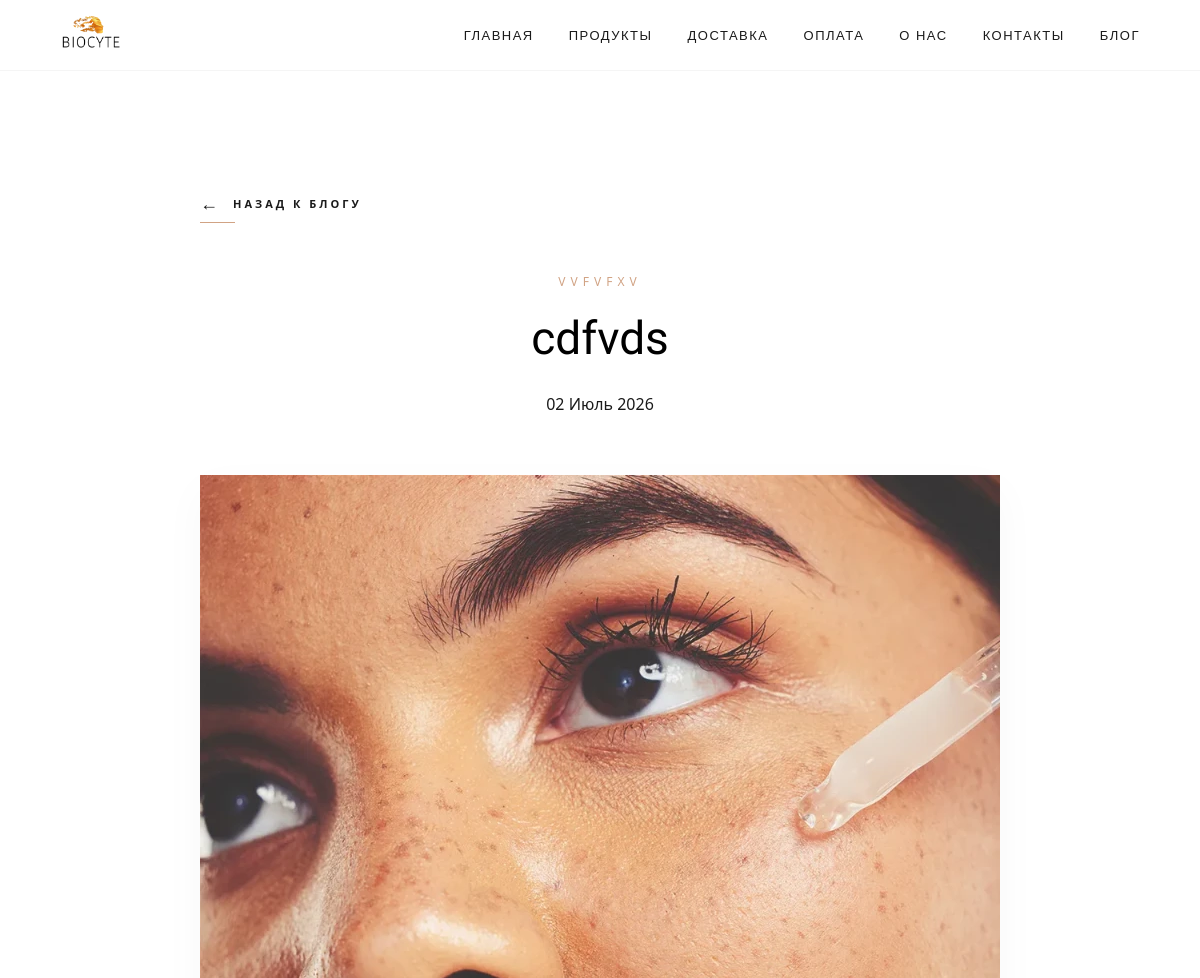
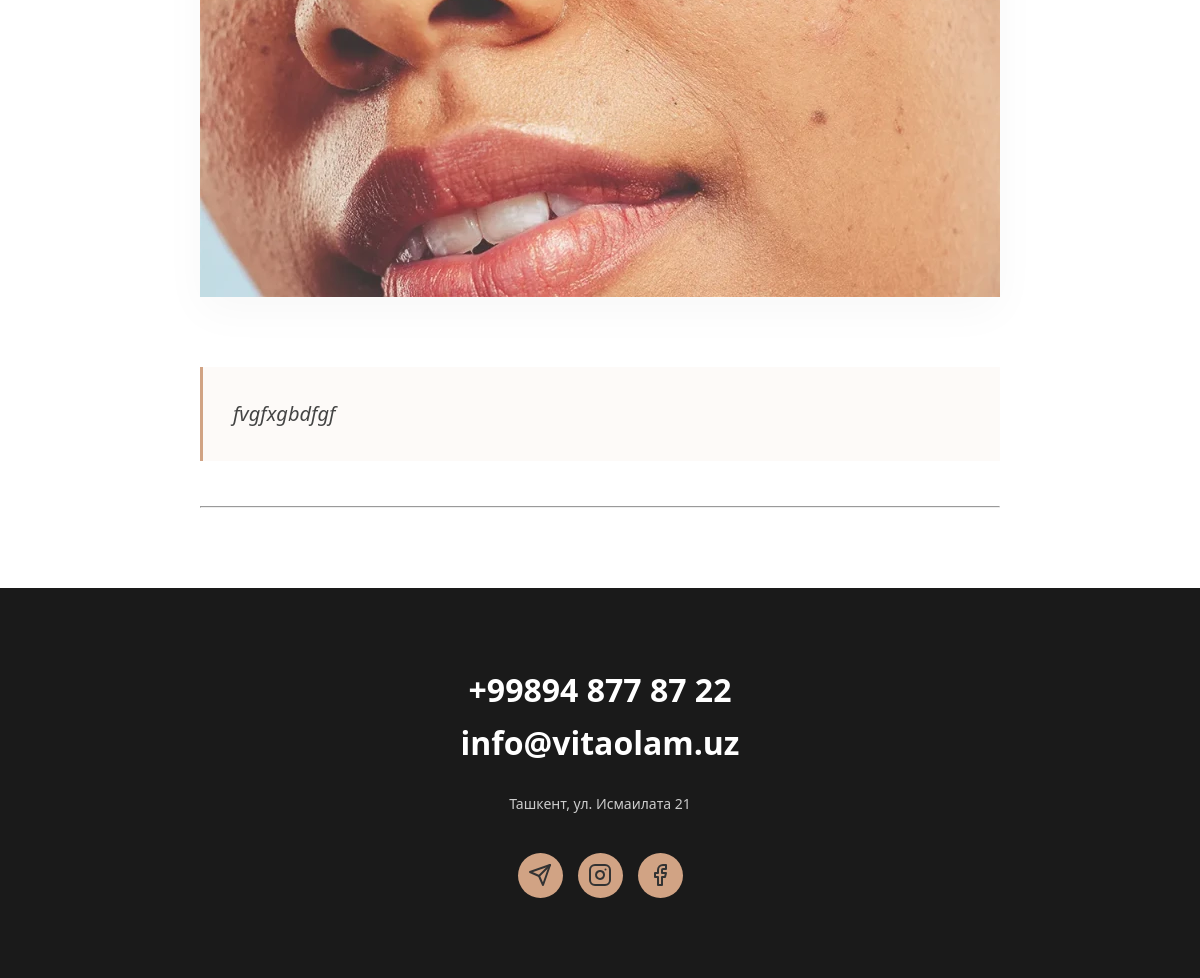
The app's page /post/cdfvds/ with its own data (2 pictures, top to bottom).
### biocyte/models.py (models this page shows, shortened)
class Post(models.Model):
    title = models.CharField(max_length=200, verbose_name="Заголовок")
    category = models.CharField(max_length=100, verbose_name="Категория")
    excerpt = models.TextField(verbose_name="Краткое описание")
    content = QuillField(verbose_name="Полный текст статьи")
    image = models.ImageField(upload_to='blog_images/', verbose_name="Изображение")
    date = models.DateField(auto_now_add=True, verbose_name="Дата публикации")
    slug = models.SlugField(unique=True, blank=True)
    class Meta:
        verbose_name = "Статья"
        verbose_name_plural = "Статьи"

class SiteSettings(models.Model):
    phone = models.CharField(max_length=20, verbose_name="Номер телефона", default="+")
    address = models.TextField(verbose_name="Адрес", blank=True)
    instagram = models.URLField(verbose_name="Ссылка Instagram", blank=True)
    telegram = models.URLField(verbose_name="Ссылка Telegram", blank=True)
    facebook = models.URLField(verbose_name="Ссылка Facebook", blank=True)
    class Meta:
        verbose_name = "Настройки сайта"
        verbose_name_plural = "Настройки сайта"

### biocyte/views.py (the view)
# urls.py: path('post/<slug:slug>/', PostDetailView.as_view(), name='post_detail'),
class PostDetailView(DetailView):
    model = Post
    template_name = 'components/post_detail.html'  # Путь как в твоей структуре
    context_object_name = 'post'

### biocyte/context_processors.py (called while the page is built)
def site_settings(request):
    return {'site_settings': SiteSettings.objects.first()}

### biocyte/base_templates/components/post_detail.html (shortened to what this page needs)
{% extends 'base.html' %}
{% load static %}
{% block content %}
<article class="post-detail-page">
    <div class="container">
        <div class="back-nav">
            <a href="{% url 'main' %}#blog" class="back-link">Назад к блогу</a>
        </div>
        <header class="post-header">
            <span class="post-category">{{ post.category }}</span>
            <h1 class="post-title">{{ post.title }}</h1>
            <div class="post-meta">{{ post.date|date:"d F Y" }}</div>
        </header>
        {% if post.image %}
        <div class="post-hero-image">
            <img src="{{ post.image.url }}" alt="{{ post.title }}">
        </div>
        {% endif %}
        <div class="post-body">
            <p class="post-excerpt"><em>{{ post.excerpt }}</em></p>
            <hr class="divider">
        </div>
    </div>
</article>
{% endblock %}

### biocyte/base_templates/components/footer.html (shortened to what this page needs)
{% load static %}
<footer class="footer-dark">
    <div class="footer-content">
        <div class="footer-contacts">
            <a href="tel:+998948778722" class="footer-phone" id="contacts">{{ site_settings.phone }}</a>
            <a href="mailto:info@vitaolam.uz" class="footer-email">info@vitaolam.uz</a>
        </div>
        <p class="footer-address">{{ site_settings.address }}</p>
        <div class="footer-socials">
            <a href="{{ site_settings.telegram }}" class="social-icon tg">
                <svg xmlns="http://w3.org" width="24" height="24" viewBox="0 0 24 24" fill="none" stroke="currentColor"
                     stroke-width="2" stroke-linecap="round" stroke-linejoin="round">
                    <path d="m22 2-7 20-4-9-9-4Z"/>
                    <path d="M22 2 11 13"/>
                </svg>
            </a>
            <a href="{{ site_settings.instagram }}" class="social-icon insta">
            </a>
            <a href="{{ site_settings.facebook }}" class="social-icon fb">
                <svg xmlns="http://w3.org" width="24" height="24" viewBox="0 0 24 24" fill="none" stroke="currentColor"
                     stroke-width="2" stroke-linecap="round" stroke-linejoin="round">
                    <path d="M18 2h-3a5 5 0 0 0-5 5v3H7v4h3v8h4v-8h3l1-4h-4V7a1 1 0 0 1 1-1h3z"/>
                </svg>
            </a>
        </div>
    </div>
</footer>

### biocyte/static/biocyte/css/style.css (style rules this page uses)
* { margin: 0; padding: 0; box-sizing: border-box; font-family: 'Segoe UI', Tahoma, Geneva, Verdana, sans-serif; }
body { background-color: #f9f6f3 !import; color: #fff; }
html { scroll-behavior: smooth; }
.footer-dark { background-color: #1a1a1a; color: #ffffff; padding: 80px 20px; text-align: center; font-family: 'Montserrat', sans-serif; }
.footer-content { max-width: 1200px; margin: 0 auto; }
.footer-contacts { margin-bottom: 30px; }
.footer-phone, .footer-email { display: block; color: #ffffff; text-decoration: none; font-size: 32px; font-weight: 600; margin-bottom: 10px; transition: opacity 0.3s ease; }
.footer-address { font-size: 14px; color: #cccccc; margin-bottom: 40px; font-weight: 300; }
.footer-socials { display: flex; justify-content: center; gap: 15px; }
.social-icon svg { color: #333; text-decoration: none; }
.social-icon { width: 45px; height: 45px; background-color: #d1a384; border-radius: 50%; display: flex; justify-content: center; align-items: center; transition: transform 0.3s ease, background-color 0.3s ease; }
.container { max-width: 1140px; margin: 0 auto; }
.post-detail-page { padding: 120px 0 80px; background-color: #ffffff; font-family: 'Montserrat', sans-serif; color: #1a1a1a; }
.post-detail-page .container { max-width: 850px; margin: 0 auto; padding: 0 25px; }
.post-detail-page .back-nav { margin-bottom: 50px; }
.post-detail-page .back-link { text-decoration: none; color: #1a1a1a; font-size: 11px; font-weight: 600; text-transform: uppercase; letter-spacing: 3px; display: inline-flex; align-items: center; position: relative; padding-bottom: 8px; transition: all 0.4s ease; }
.post-detail-page .back-link::before { content: '←'; margin-right: 12px; font-size: 18px; transition: transform 0.4s ease; }
.post-detail-page .back-link::after { content: ''; position: absolute; bottom: 0; left: 0; width: 35px; height: 1px; background-color: #d1a384; transition: width 0.4s ease; }
.post-detail-page .post-header { text-align: center; margin-bottom: 60px; }
.post-detail-page .post-category { display: block; font-size: 12px; text-transform: uppercase; letter-spacing: 5px; color: #d1a384; margin-bottom: 20px; }
.post-detail-page .post-title { font-family: 'Tenor Sans', serif; font-size: clamp(30px, 5vw, 46px); font-weight: 400; line-height: 1.25; margin: 0 0 25px 0; color: #000; }
.post-detail-page .post-hero-image { width: 100%; margin-bottom: 70px; border-radius: 2px; box-shadow: 0 15px 45px rgba(0,0,0,0.03); }
.post-detail-page .post-hero-image img { width: 100%; height: auto; display: block; object-fit: cover; }
.post-detail-page .post-excerpt { font-size: 20px; line-height: 1.7; color: #444; font-style: italic; margin-bottom: 45px; padding: 30px; background-color: #fdfaf8; border-left: 3px solid #d1a384; font-weight: 300; }
.container { max-width: 1200px; margin: 0 auto; padding: 0 20px; }

### records on screen
Post: category "VVFVFXV", title "cdfvds", date "02 Июль 2026", image (picture), excerpt "fvgfxgbdfgf"
SiteSettings: phone "+99894 877 87 22", address "Ташкент, ул. Исмаилата 21"
